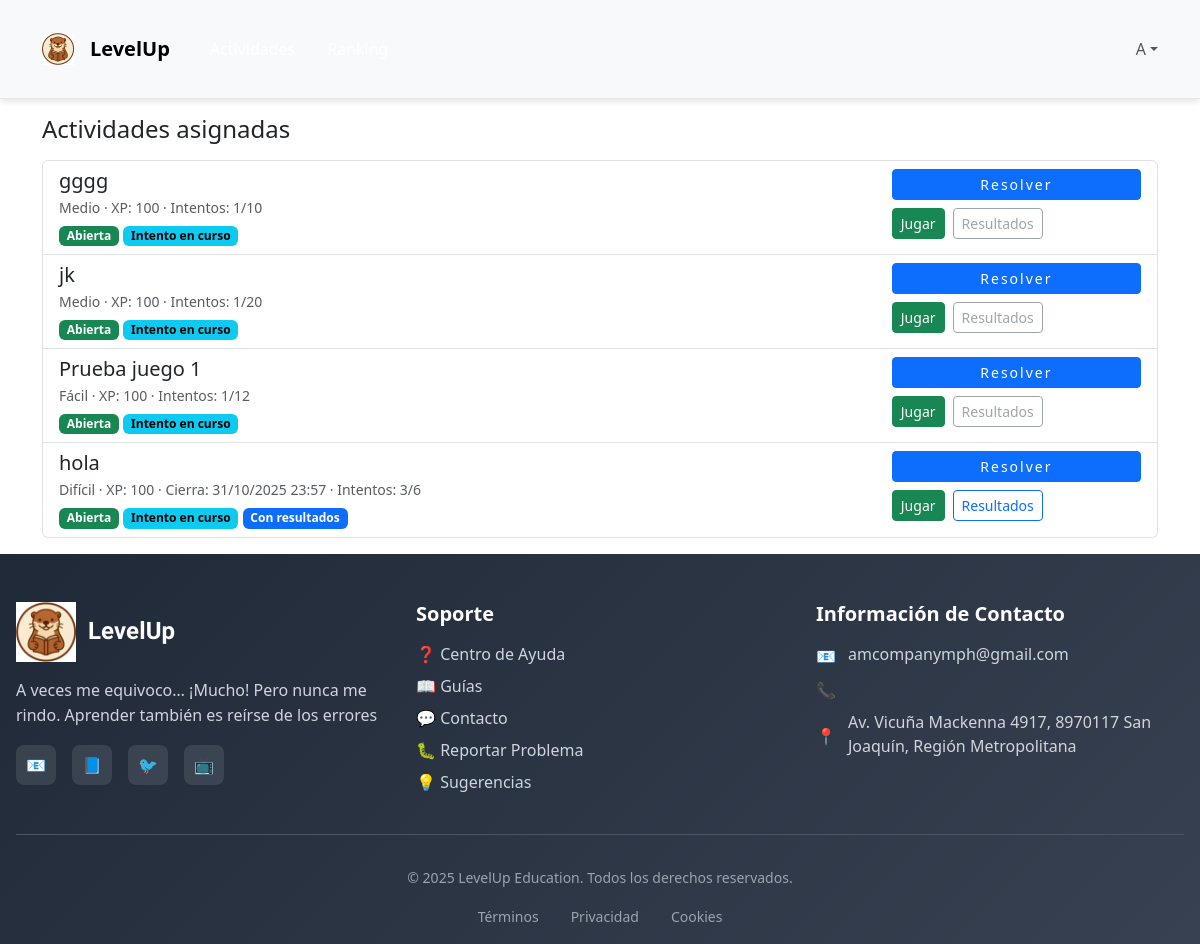
The page /actividades/estudiante/ (signed in) on the database its author committed.
### LevelUp/models.py (models this page shows, shortened)
class Actividad(models.Model):
    class Tipo(models.TextChoices):
        QUIZ = "quiz", "Quiz"
        JUEGO = "juego", "Juego"
        VIDEO = "video", "Video"
        TAREA = "tarea", "Tarea"
    class Dificultad(models.IntegerChoices):
        FACIL = 1, "Fácil"
        MEDIO = 2, "Medio"
        DIFICIL = 3, "Difícil"
    titulo = models.CharField(max_length=150)
    descripcion = models.TextField()
    tipo = models.CharField(max_length=20, choices=Tipo.choices)
    dificultad = models.IntegerField(
        choices=Dificultad.choices,
        default=Dificultad.MEDIO,
        validators=[MinValueValidator(1), MaxValueValidator(3)]
    )
    recurso = models.ForeignKey(Recurso, on_delete=models.SET_NULL, null=True, blank=True)
    recompensa = models.ForeignKey(Recompensa, on_delete=models.SET_NULL, null=True, blank=True)
    docente = models.ForeignKey(
        Docente, on_delete=models.SET_NULL, null=True, blank=True, related_name="actividades_creadas"
    )
    es_publicada = models.BooleanField(default=False)
    fecha_publicacion = models.DateTimeField(null=True, blank=True)
    fecha_cierre = models.DateTimeField(null=True, blank=True)
    xp_total = models.PositiveIntegerField(default=100, help_text="XP base proporcional al puntaje obtenido")
    intentos_max = models.PositiveSmallIntegerField(
        default=1,
        validators=[MinValueValidator(1), MaxValueValidator(20)],
        help_text="Número máximo de intentos por estudiante (1–20)."
    )
    estudiantes = models.ManyToManyField(
        'Estudiante', through='AsignacionActividad', related_name='actividades', blank=True
    )

### LevelUp/views.py (the view)
# urls.py: path("actividades/estudiante/", views.estudiante_mis_actividades, name="estudiante_lista"),
@login_required
def estudiante_mis_actividades(request):
    if not es_estudiante(request.user):
        raise Http404
    estudiante = get_object_or_404(Estudiante, usuario=request.user)
    act_qs = (
        Actividad.objects
        .filter(es_publicada=True, asignacionactividad__estudiante=estudiante)
        .distinct()
        .order_by("-fecha_publicacion", "-id")
    )
    subs_counts = (
        Submission.objects
        .filter(estudiante=estudiante, actividad__in=act_qs)
        .values("actividad")
        .annotate(
            total=Count("id"),
            abiertos=Count("id", filter=Q(finalizado=False)),
            finalizados=Count("id", filter=Q(finalizado=True)),
        )
    )
    counts_map = {row["actividad"]: row for row in subs_counts}
    overrides = (
        AsignacionActividad.objects
        .filter(estudiante=estudiante, actividad__in=act_qs)
        .values("actividad_id", "intentos_permitidos")
    )
    ov_map = {r["actividad_id"]: r["intentos_permitidos"] for r in overrides if r["intentos_permitidos"]}
    now = timezone.now()
    rows = []
    for a in act_qs:
        c = counts_map.get(a.id, {"total": 0, "abiertos": 0, "finalizados": 0})
        usados = int(c["total"])
        abiertos = int(c["abiertos"])
        finalizados = int(c["finalizados"])
        cerrada = bool(a.fecha_cierre and now > a.fecha_cierre)
        max_for_student = ov_map.get(a.id) or (a.intentos_max or 1)
        puede_intentar = (not cerrada) and (usados < max_for_student)
        tiene_abierto = abiertos > 0
        tiene_resultados = finalizados > 0
        rows.append({
            "a": a,
            "usados": usados,
            "max": max_for_student,
            "tiene_abierto": tiene_abierto,
            "puede_intentar": puede_intentar,
            "tiene_resultados": tiene_resultados,
            "cerrada": cerrada,
        })
    return render(
        request,
        "LevelUp/actividades/estudiante_lista.html",
        {"rows": rows, "actividades": [r["a"] for r in rows]}
    )

### LevelUp/views.py (called while the page is built)
def es_estudiante(user) -> bool:
    return getattr(user, "rol", None) == Usuario.Rol.ESTUDIANTE

### LevelUp/templates/LevelUp/actividades/estudiante_lista.html (shortened to what this page needs)
{% extends "LevelUp/base.html" %}
{% block content %}
<div class="container py-3">
  <h1 class="h4 mb-3">Actividades asignadas</h1>
  <div class="list-group">
    {% for r in rows %}
      {% with a=r.a %}
      <div class="list-group-item">
        <div class="d-flex w-100 justify-content-between align-items-start">
          <div>
            <h5 class="mb-1">{{ a.titulo }}</h5>
            <div class="small text-muted">
              {{ a.get_dificultad_display }} · XP: {{ a.xp_total }}
              {% if a.fecha_cierre %} · Cierra: {{ a.fecha_cierre|date:"d/m/Y H:i" }}{% endif %}
              · Intentos: {{ r.usados }}/{{ r.max }}
            </div>
            <div class="mt-1">
              {% if r.cerrada %}
                <span class="badge text-bg-secondary">Cerrada</span>
              {% else %}
                <span class="badge text-bg-success">Abierta</span>
              {% endif %}
              {% if r.tiene_abierto %}
                <span class="badge text-bg-info">Intento en curso</span>
              {% endif %}
              {% if r.tiene_resultados %}
                <span class="badge text-bg-primary">Con resultados</span>
              {% endif %}
            </div>
          </div>
          <div class="d-flex flex-wrap gap-2">
            <a
              class="btn btn-sm {% if r.puede_intentar or r.tiene_abierto %}btn-primary{% else %}btn-outline-secondary disabled{% endif %}"
              href="{% if r.puede_intentar or r.tiene_abierto %}{% url 'resolver' a.pk %}{% else %}#{% endif %}">
              Resolver
            </a>
            <a
              class="btn btn-sm {% if r.puede_intentar or r.tiene_abierto %}btn-success{% else %}btn-outline-secondary disabled{% endif %}"
              href="{% if r.puede_intentar or r.tiene_abierto %}{% url 'resolver' a.pk %}?modo=play{% else %}#{% endif %}">
              Jugar
            </a>
            <a
              class="btn btn-sm {% if r.tiene_resultados %}btn-outline-primary{% else %}btn-outline-secondary disabled{% endif %}"
              href="{% if r.tiene_resultados %}{% url 'resolver_resultado' a.pk %}{% else %}#{% endif %}">
              Resultados
            </a>
          </div>
        </div>
      </div>
      {% endwith %}
    {% empty %}
      <div class="alert alert-info">No tienes actividades por ahora.</div>
    {% endfor %}
  </div>
</div>
{% endblock %}

### LevelUp/static/LevelUp/css/style.css (style rules this page uses)
:root { --primary-color: #3b82f6; --secondary-color: #8b5cf6; --success-color: #10b981; --warning-color: #f59e0b; --danger-color: #ef4444; --background-light: #f8fafc; --background-gradient: linear-gradient(135deg, #667eea 0%, #764ba2 100%); --card-shadow: 0 4px 6px -1px rgba(0, 0, 0, 0.1); --card-shadow-hover: 0 10px 15px -3px rgba(0, 0, 0, 0.1); --border-radius: 0.5rem; --border-radius-lg: 1rem; --font-family: 'Inter', -apple-system, BlinkMacSystemFont, sans-serif; }
* { margin: 0; padding: 0; box-sizing: border-box; }
body { font-family: var(--font-family); background: var(--background-light); color: #1f2937; line-height: 1.6; }
.container { max-width: 1200px; margin: 0 auto; padding: 0 1rem; }
.btn { display: inline-flex; align-items: center; justify-content: center; padding: 0.75rem 1.5rem; border-radius: var(--border-radius); font-weight: 500; text-decoration: none; border: none; cursor: pointer; transition: all 0.2s ease; gap: 0.5rem; }
.btn-primary { background: var(--primary-color); color: white; }
.btn-success { background: var(--success-color); color: white; }
.badge { display: inline-flex; align-items: center; padding: 0.25rem 0.75rem; border-radius: 9999px; font-size: 0.875rem; font-weight: 500; gap: 0.25rem; }

### LevelUp/static/LevelUp/css/global.css (style rules this page uses)
:root { --bg:#f8fafc; --text:#111827; --muted:#6b7280; --border:#e5e7eb; --primary:#6366f1; --primary-weak: rgba(99,102,241,.15); --success:#10b981; --warning:#f59e0b; }
html,body { height:100%; }
body { margin:0; background:var(--bg); color:var(--text); font-family:system-ui, -apple-system, "Segoe UI", Roboto, Ubuntu, Cantarell, "Helvetica Neue", Arial, "Noto Sans", "Apple Color Emoji","Segoe UI Emoji","Segoe UI Symbol"; }
.container { max-width:1100px; margin:0 auto; padding:1.25rem; }
.mt-1 { margin-top:.5rem; }
.mb-1 { margin-bottom:.5rem; }
.btn { display:inline-flex; align-items:center; justify-content:center; gap:.5rem; padding:.6rem .9rem; border-radius:.5rem; border:0; cursor:pointer; text-decoration:none; }
.btn-primary { background:var(--primary); color:#fff; }
.text-muted { color:var(--muted); }
:root { --bp-ink:#1E1B2E; --bp-primary:#867cc4; --bp-primary-600:#6f64a3; --bp-blue:#3A81F6; --bp-accent:#988bb6; --bp-hero:#bfbaf7; --bp-soft:#EAF0FF; --bp-cream:#fbeaff; }
:root { --edu-ink:#0b2545; --edu-ink-700:#314766; --edu-primary:#2563eb; --edu-secondary:#10b981; --edu-accent:#f59e0b; --edu-bg:#f7fafc; --edu-card:#ffffff; }

### LevelUp/static/LevelUp/css/login.css (style rules this page uses)
body { margin: 0; font-family: 'Poppins', sans-serif; background-color: #0d2040; color: white; }
.btn-primary { background: #1a3d5f; color: white; border: none; border-radius: 0.75rem; padding: 1rem; width: 100%; font-weight: bold; letter-spacing: 2px; cursor: pointer; transition: background 0.3s; }

### LevelUp/static/LevelUp/css/home.css (style rules this page uses)
body { font-family: 'Poppins', sans-serif; background-color: #f6fbff; color: #2a2a2a; overflow-x: hidden; }
:root { --azul-suave: #d5ecff; --azul-oscuro: #004c91; --celeste: #4db7ff; --verde: #75d67a; --amarillo: #ffda6b; --rosa: #ff7bac; }

### rows shown on the page
Actividad: a.titulo "gggg", a.dificultad "Medio", a.xp_total "100", usados "1", max "10"
Actividad: a.titulo "jk", a.dificultad "Medio", a.xp_total "100", usados "1", max "20"
Actividad: a.titulo "Prueba juego 1", a.dificultad "Fácil", a.xp_total "100", usados "1", max "12"
Actividad: a.titulo "hola", a.dificultad "Difícil", a.xp_total "100", a.fecha_cierre "31/10/2025 23:57", usados "3", max "6", shows "Con resultados"

### other values the page prints
{{ display_name|slice:":1"|upper }} "A"
